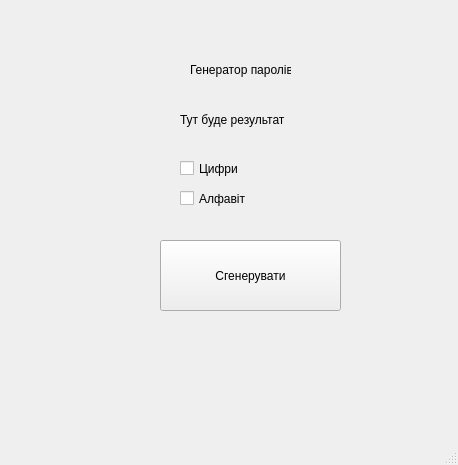
<?xml version="1.0" encoding="UTF-8"?>
<ui version="4.0">
 <class>MainWindow</class>
 <widget class="QMainWindow" name="MainWindow">
  <property name="geometry">
   <rect>
    <x>0</x>
    <y>0</y>
    <width>458</width>
    <height>465</height>
   </rect>
  </property>
  <property name="windowTitle">
   <string>MainWindow</string>
  </property>
  <widget class="QWidget" name="centralwidget">
   <widget class="QPushButton" name="pushButton">
    <property name="geometry">
     <rect>
      <x>160</x>
      <y>240</y>
      <width>181</width>
      <height>71</height>
     </rect>
    </property>
    <property name="text">
     <string>Сгенерувати</string>
    </property>
   </widget>
   <widget class="QLabel" name="label">
    <property name="geometry">
     <rect>
      <x>190</x>
      <y>60</y>
      <width>101</width>
      <height>20</height>
     </rect>
    </property>
    <property name="text">
     <string>Генератор паролів</string>
    </property>
   </widget>
   <widget class="QCheckBox" name="checkBox">
    <property name="geometry">
     <rect>
      <x>180</x>
      <y>160</y>
      <width>70</width>
      <height>17</height>
     </rect>
    </property>
    <property name="text">
     <string>Цифри</string>
    </property>
   </widget>
   <widget class="QCheckBox" name="checkBox_2">
    <property name="geometry">
     <rect>
      <x>180</x>
      <y>190</y>
      <width>70</width>
      <height>17</height>
     </rect>
    </property>
    <property name="text">
     <string>Алфавіт</string>
    </property>
   </widget>
   <widget class="QLabel" name="label_2">
    <property name="geometry">
     <rect>
      <x>180</x>
      <y>110</y>
      <width>111</width>
      <height>20</height>
     </rect>
    </property>
    <property name="text">
     <string>Тут буде результат</string>
    </property>
   </widget>
  </widget>
  <widget class="QMenuBar" name="menubar">
   <property name="geometry">
    <rect>
     <x>0</x>
     <y>0</y>
     <width>458</width>
     <height>21</height>
    </rect>
   </property>
  </widget>
  <widget class="QStatusBar" name="statusbar"/>
 </widget>
 <resources/>
 <connections/>
</ui>
